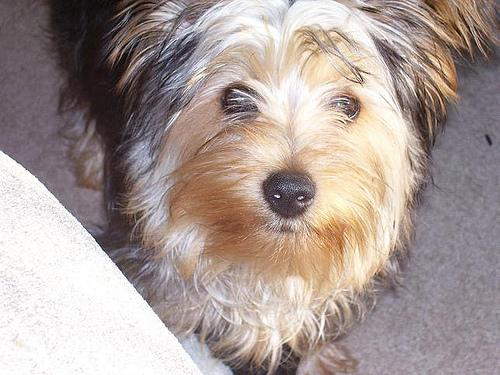
#> input picture dataset/00000007.jpg, 500 x 375 px; its folder holds only this picture in this run
$ python image_detector_20200614033618.py
#> lines starting #> are read from the running program, lines starting #| are printed output that depends on the picture
from skimage.metrics import structural_similarity as ssim
from imutils import paths
import matplotlib.pyplot as plt
import numpy as np
import cv2
import glob
import os
import argparse

ap = argparse.ArgumentParser()
ap.add_argument("-t", "--threshold", type=float, default=0.9,
                help="threshold")
args = vars(ap.parse_args())


def mse(imageA, imageB):
    # the 'Mean Squared Error' between the two images is the
    # sum of the squared difference between the two images;
    # NOTE: the two images must have the same dimension
    err = np.sum((imageA.astype("float") - imageB.astype("float")) ** 2)
    err /= float(imageA.shape[0] * imageA.shape[1])

    # return the MSE, the lower the error, the more "similar"
    # the two images are
    return err


def compare_images(imageA, imageB):
    # compute the mean squared error and structural similarity
    # index for the images
    m = mse(imageA, imageB)
    s = ssim(imageA, imageB)
    tres = args['threshold']
    print("____".join([str(m), str(tres), str(s)]))

    if s >= tres:
        twin = np.hstack([imageA, imageB])
        cv2.imshow('', twin)
        cv2.waitKey(0)


imagePaths = list(paths.list_images('dataset'))
print(imagePaths)
companies = ['dhl', 'paypal', 'wellsfargo']
all_data = []


for path in imagePaths:
    company = ''
    for c in companies:
        if c in path:
            company = c
    all_data.append({'comp': c, 'path': path})


print(all_data)
for image in all_data:
    try:
        p1 = cv2.imread(image['path'])
#> p1 is the input picture: shape (375, 500, 3); mean B, G, R 150, 154.7, 168.6
        p1 = cv2.resize(p1, (300, 300))
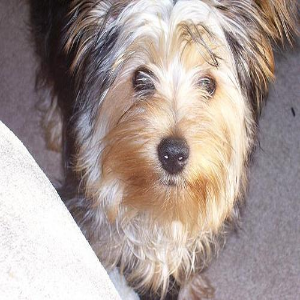
#> p1: shape (300, 300, 3); mean B, G, R 149.9, 154.6, 168.5
        p1 = cv2.cvtColor(p1, cv2.COLOR_BGR2GRAY)
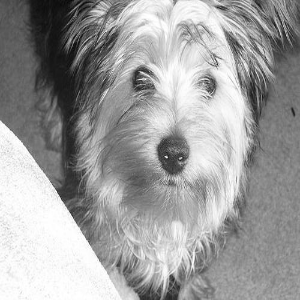
#> p1: shape (300, 300); min 6, max 255, mean 158.2
        for i in all_data:
            p2 = cv2.imread(i['path'])
            p2 = cv2.resize(p2, (300, 300))
            p2 = cv2.cvtColor(p2, cv2.COLOR_BGR2GRAY)
            compare_images(p1, p2)
#> in mse, `err = np.sum((imageA.astype("float") - imageB.astype("float")) ** 2)`: err = 0
#> in compare_images, `s = ssim(imageA, imageB)`: s = 1
#| 0.0____0.9____1.0
#> in compare_images, `twin = np.hstack([imageA, imageB])`:
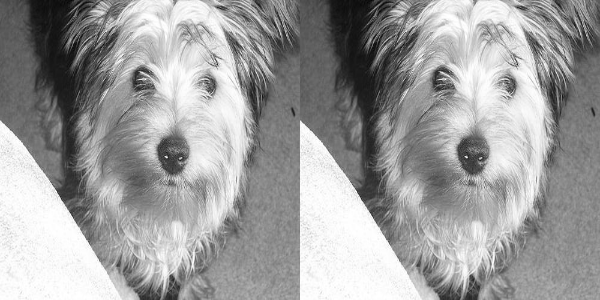
#> twin: shape (300, 600); min 6, max 255, mean 158.2
    except Exception as e:

        print(str(e))

$ run again, on dataset/00000047.jpg
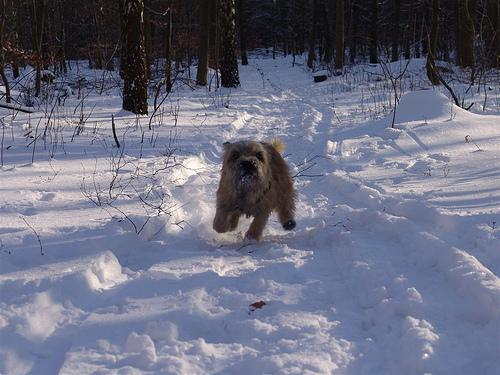
#> input picture dataset/00000047.jpg, 500 x 375 px
#> p1 is the input picture: shape (375, 500, 3); mean B, G, R 128.9, 109.7, 107.2
#> `p1 = cv2.cvtColor(p1, cv2.COLOR_BGR2GRAY)`:
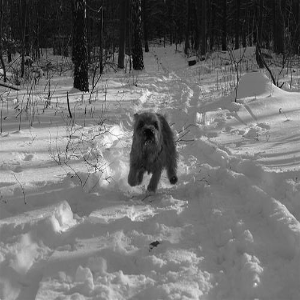
#> p1: shape (300, 300); min 0, max 253, mean 111
#> err = 0
#> s = 1
#| 0.0____0.9____1.0
#> in compare_images, `twin = np.hstack([imageA, imageB])`:
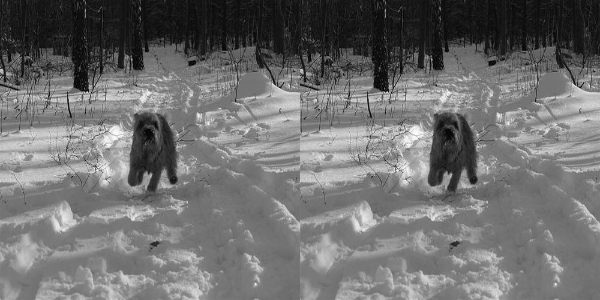
#> twin: shape (300, 600); min 0, max 253, mean 111

$ run again, on dataset/00000049.jpg
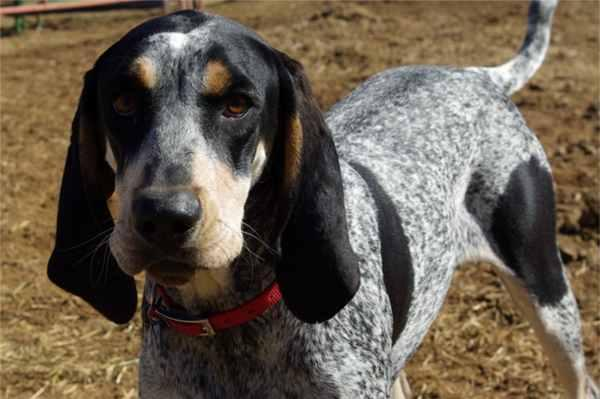
#> input picture dataset/00000049.jpg, 600 x 399 px
#> p1 is the input picture: shape (399, 600, 3); mean B, G, R 79.2, 93.8, 105.6
#> `p1 = cv2.cvtColor(p1, cv2.COLOR_BGR2GRAY)`:
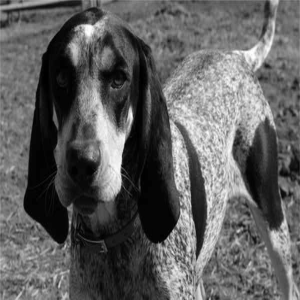
#> p1: shape (300, 300); min 0, max 254, mean 95.6
#> err = 0
#> s = 1
#| 0.0____0.9____1.0
#> in compare_images, `twin = np.hstack([imageA, imageB])`:
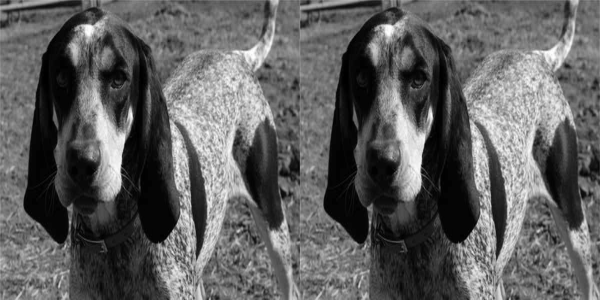
#> twin: shape (300, 600); min 0, max 254, mean 95.6

$ run again, on dataset/00000051.jpg
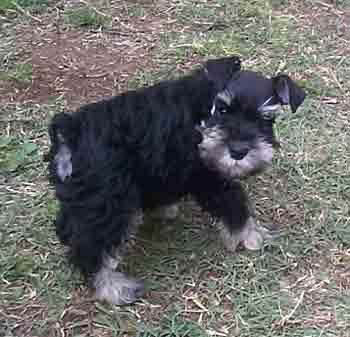
#> input picture dataset/00000051.jpg, 350 x 337 px
#> p1 is the input picture: shape (337, 350, 3); mean B, G, R 104, 106.3, 106.5
#> `p1 = cv2.resize(p1, (300, 300))`:
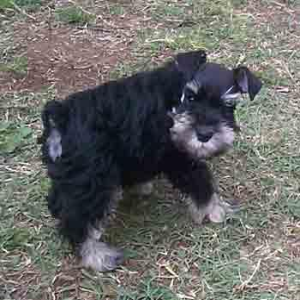
#> p1: shape (300, 300, 3); mean B, G, R 103.9, 106.2, 106.4
#> err = 0
#> s = 1
#| 0.0____0.9____1.0
#> in compare_images, `twin = np.hstack([imageA, imageB])`:
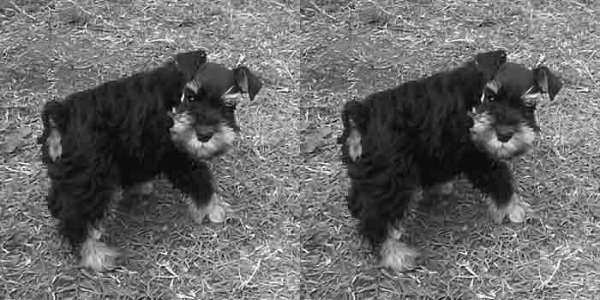
#> twin: shape (300, 600); min 1, max 254, mean 106

$ run again, on dataset/00000014.jpg
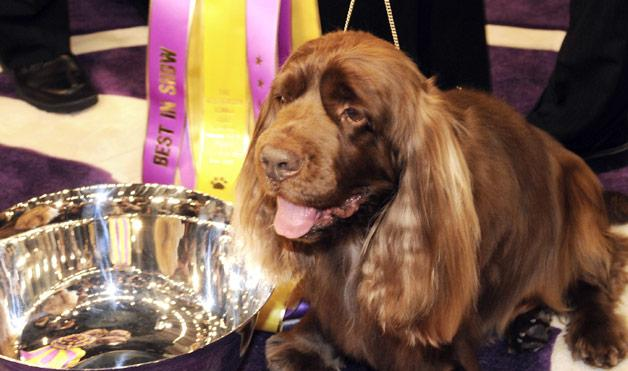
#> input picture dataset/00000014.jpg, 628 x 371 px
#> p1 is the input picture: shape (371, 628, 3); mean B, G, R 79.9, 97.1, 126.2
#> `p1 = cv2.cvtColor(p1, cv2.COLOR_BGR2GRAY)`:
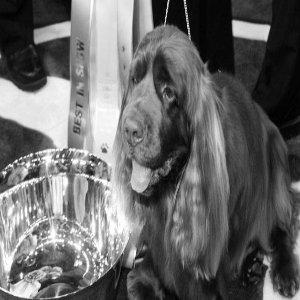
#> p1: shape (300, 300); min 0, max 255, mean 103.7
#> err = 0
#> s = 1
#| 0.0____0.9____1.0
#> in compare_images, `twin = np.hstack([imageA, imageB])`:
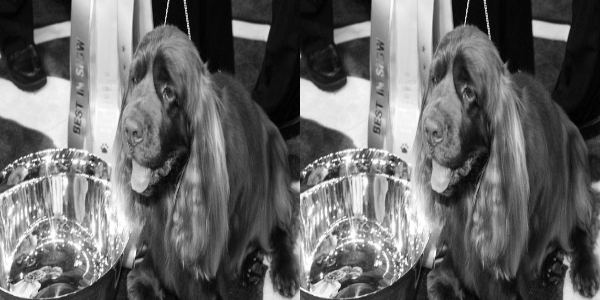
#> twin: shape (300, 600); min 0, max 255, mean 103.7
